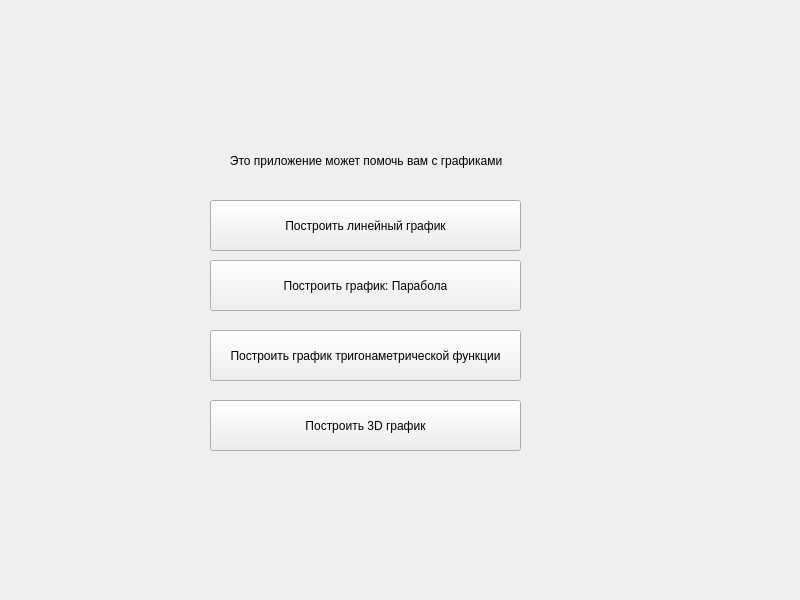
<?xml version="1.0" encoding="UTF-8"?>
<ui version="4.0">
 <class>MainWindow</class>
 <widget class="QMainWindow" name="MainWindow">
  <property name="geometry">
   <rect>
    <x>0</x>
    <y>0</y>
    <width>800</width>
    <height>600</height>
   </rect>
  </property>
  <property name="windowTitle">
   <string>Выбор нужного действия</string>
  </property>
  <widget class="QWidget" name="centralwidget">
   <widget class="QLabel" name="label">
    <property name="geometry">
     <rect>
      <x>210</x>
      <y>140</y>
      <width>351</width>
      <height>41</height>
     </rect>
    </property>
    <property name="text">
     <string>      Это приложение может помочь вам с графиками </string>
    </property>
   </widget>
   <widget class="QPushButton" name="pushButton">
    <property name="geometry">
     <rect>
      <x>210</x>
      <y>200</y>
      <width>311</width>
      <height>51</height>
     </rect>
    </property>
    <property name="text">
     <string>Построить линейный график</string>
    </property>
   </widget>
   <widget class="QPushButton" name="pushButton_2">
    <property name="geometry">
     <rect>
      <x>210</x>
      <y>330</y>
      <width>311</width>
      <height>51</height>
     </rect>
    </property>
    <property name="text">
     <string>Построить график тригонаметрической функции</string>
    </property>
   </widget>
   <widget class="QPushButton" name="pushButton_3">
    <property name="geometry">
     <rect>
      <x>210</x>
      <y>400</y>
      <width>311</width>
      <height>51</height>
     </rect>
    </property>
    <property name="text">
     <string>Построить 3D график</string>
    </property>
   </widget>
   <widget class="QPushButton" name="pushButton_4">
    <property name="geometry">
     <rect>
      <x>210</x>
      <y>260</y>
      <width>311</width>
      <height>51</height>
     </rect>
    </property>
    <property name="text">
     <string>Построить график: Парабола</string>
    </property>
   </widget>
  </widget>
 </widget>
 <resources/>
 <connections/>
</ui>
